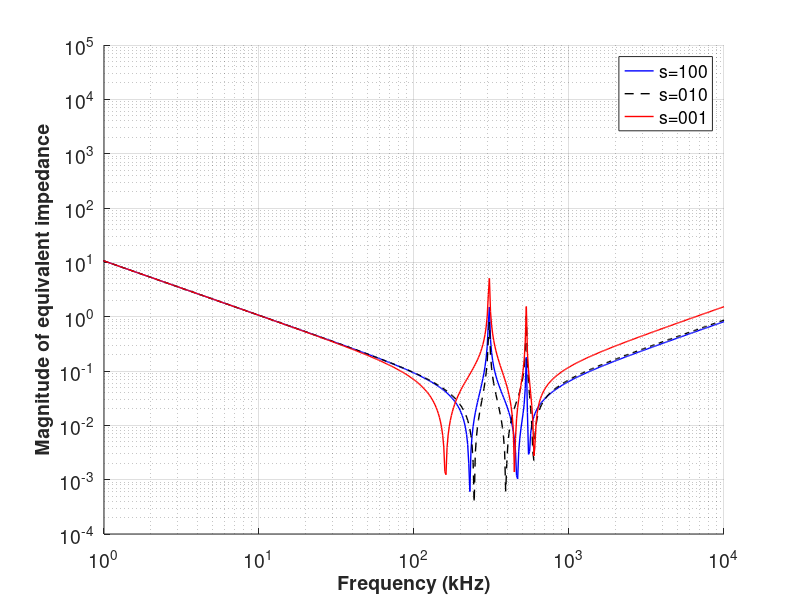

MATLAB code to generate this figure:
%%
sampleTime=1e-7;
finalTime=0.5e-3;

%% w axis
w = 2*pi*logspace(0,7,1000)';
%% Parameter values
LATop  = 03.40e-9;
LABot  = 20.25e-9;
LAMid  = 01.30e-9;
LBTop  = 03.38e-9;
LBBot  = 20.38e-9;
LBMid  = 01.30e-9;
LCTop  = 03.41e-9;
LCBot  = 20.94e-9;
LCMid  = 01.30e-9;
LABTop = 18.30e-9;
LABBot = 10.20e-9;
LBCTop = 21.84e-9;
LBCBot = 11.14e-9;
LAMid  = 01.30e-9;
LBMid  = 01.30e-9;
LCMid  = 01.30e-9;

LA=0.0150;
LB=0.0150;
LC=0.0150;

RA=10;
RB=10;
RC=10;

ESLA = 19e-15;
ESLB = 19e-15;
ESLC = 19e-15;

C1A = 5e-6;
C1B = 5e-6;
C1C = 5e-6;

%% New merged inducances - sA=1 sB=0 sC=0
L1_100 = LATop + LABot + ESLA;
L2_100 = LABTop;
L3_100 = LABBot;
L4_100 = ESLB;
L5_100 = LBTop + LBBot + LBCTop + LBCBot + ESLC;

%% New merged inducances - sA=0 sB=1 sC=0
L1_010 = LATop + LABot + LABTop + LABBot + ESLA;
L2_010 = ESLB;
L3_010 = LBTop + LBBot;
L4_010 = LBCTop + LBCBot + ESLC;

%% New merged inducances - sA=0 sB=0 sC=1
L1_001 = LATop + LABot + LABTop + LABBot + ESLA;
L2_001 = ESLB;
L3_001 = LBTop + LBBot + LBCTop + LBCBot;
L4_001 = ESLC;
L5_001 = LCTop + LCBot;

%% New merged inducances - sA=0 sB=1 sC=1

%% New merged inducances - sA=1 sB=0 sC=1

%% New merged inducances - sA=1 sB=1 sC=0

%% Calculated impedances - sA=1 sB=0 sC=0
Z1_100 = 1i*w*L5_100 + 1./(1i*w*C1C);
Z2_100 = 1i*w*L4_100 + 1./(1i*w*C1B);
Z3_100 = Z1_100.*Z2_100./(Z1_100+Z2_100);
Z4_100 = Z3_100 + 1i*w*(L2_100+L3_100);
Z5_100 = 1i*w*L1_100 + 1./(1i*w*C1A);
Zeqv_100 = Z4_100.*Z5_100./(Z4_100+Z5_100);

%% Calculated impedances - sA=0 sB=1 sC=0
Z1_001 = 1i*w*L1_010 + 1./(1i*w*C1A);
Z2_001 = 1i*w*L2_010 + 1./(1i*w*C1B);
Z3_010 = Z1_001.*Z2_001./(Z1_001+Z2_001);
Z4_010 = Z3_010 + 1i*w*(L3_010);
Z5_010 = 1i*w*L4_010 + 1./(1i*w*C1C);
Zeqv_010 = Z4_010.*Z5_010./(Z4_010+Z5_010);

%% Calculated impedances - sA=0 sB=0 sC=1
Z1_001 = 1i*w*L1_001 + 1./(1i*w*C1A);
Z2_001 = 1i*w*L2_001 + 1./(1i*w*C1B);
Z3_001 = Z1_001.*Z2_001./(Z1_001+Z2_001);
Z4_001 = Z3_001 + 1i*w*(L3_001);
Z5_001 = 1i*w*L4_001 + 1./(1i*w*C1C);
Z6_001 = Z4_001.*Z5_001./(Z4_001+Z5_001);
Zeqv_001 = Z6_001 + 1i*w*L5_001;

%% Calculated impedances - sA=0 sB=1 sC=1

%% Calculated impedances - sA=1 sB=0 sC=1

%% Calculated impedances - sA=1 sB=1 sC=0
%%
figure;
hold all;
plot(w/(2*pi*1000),abs(Zeqv_100),'b-','Linewidth',1);
plot(w/(2*pi*1000),abs(Zeqv_010),'k--','Linewidth',1);
plot(w/(2*pi*1000),abs(Zeqv_001),'r-','Linewidth',1);
set(gca, 'YScale', 'log', 'XScale', 'log')
grid on;
set(gca,'FontSize',14);
xlabel('Frequency (kHz)','FontSize',14,'FontWeight','Bold')
ylabel('Magnitude of equivalent impedance','FontSize',14,'FontWeight','Bold')
xlim([1 10000]);
%ylim([-1.2 1.2]);
legend({'s=100','s=010','s=001'},'Location','best');

%% Obsolete
% loglog(w/(2*pi*1000),abs(Zeqv_phA),'-s')
% loglog(w/(2*pi*1000),abs(Zeqv_phC),'-s')